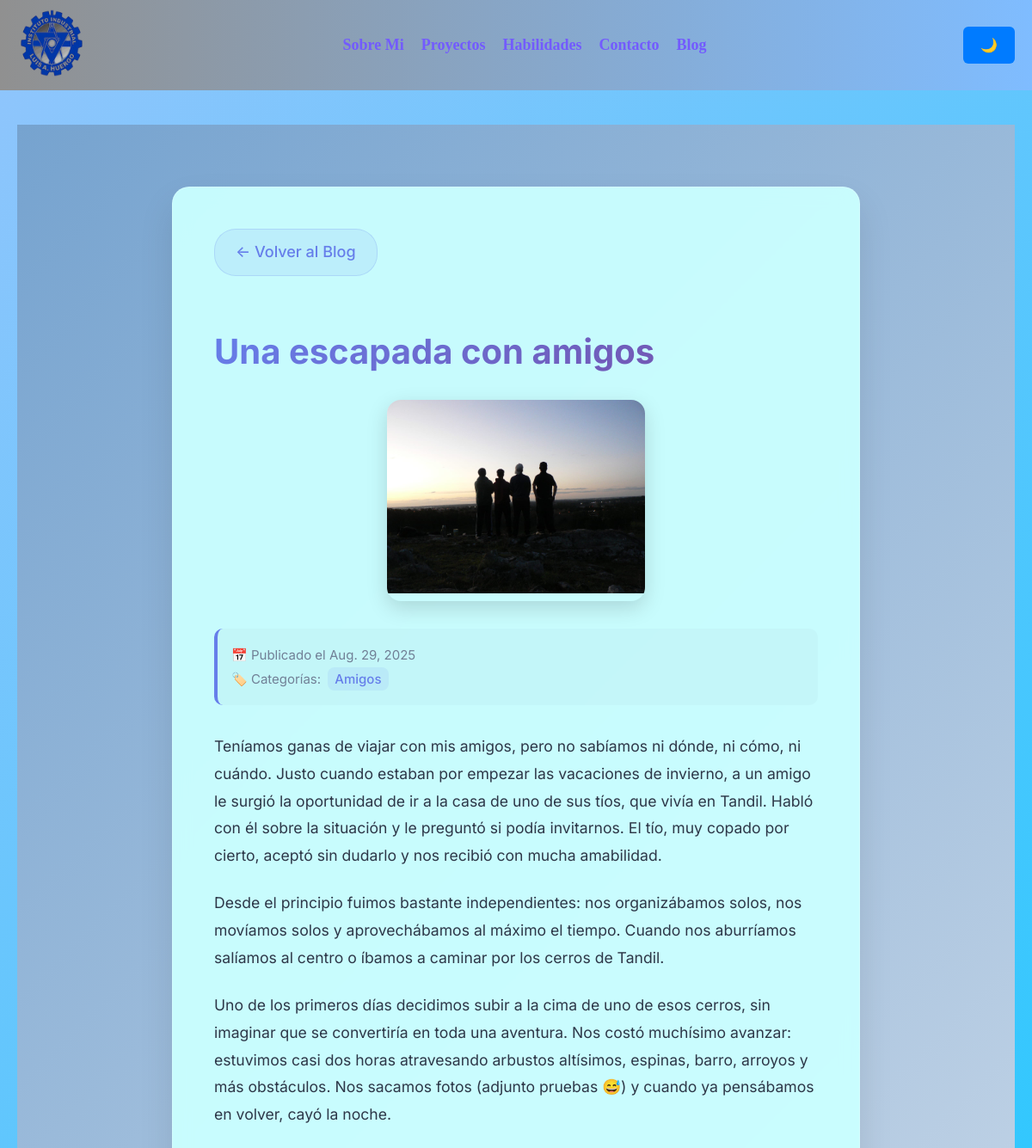
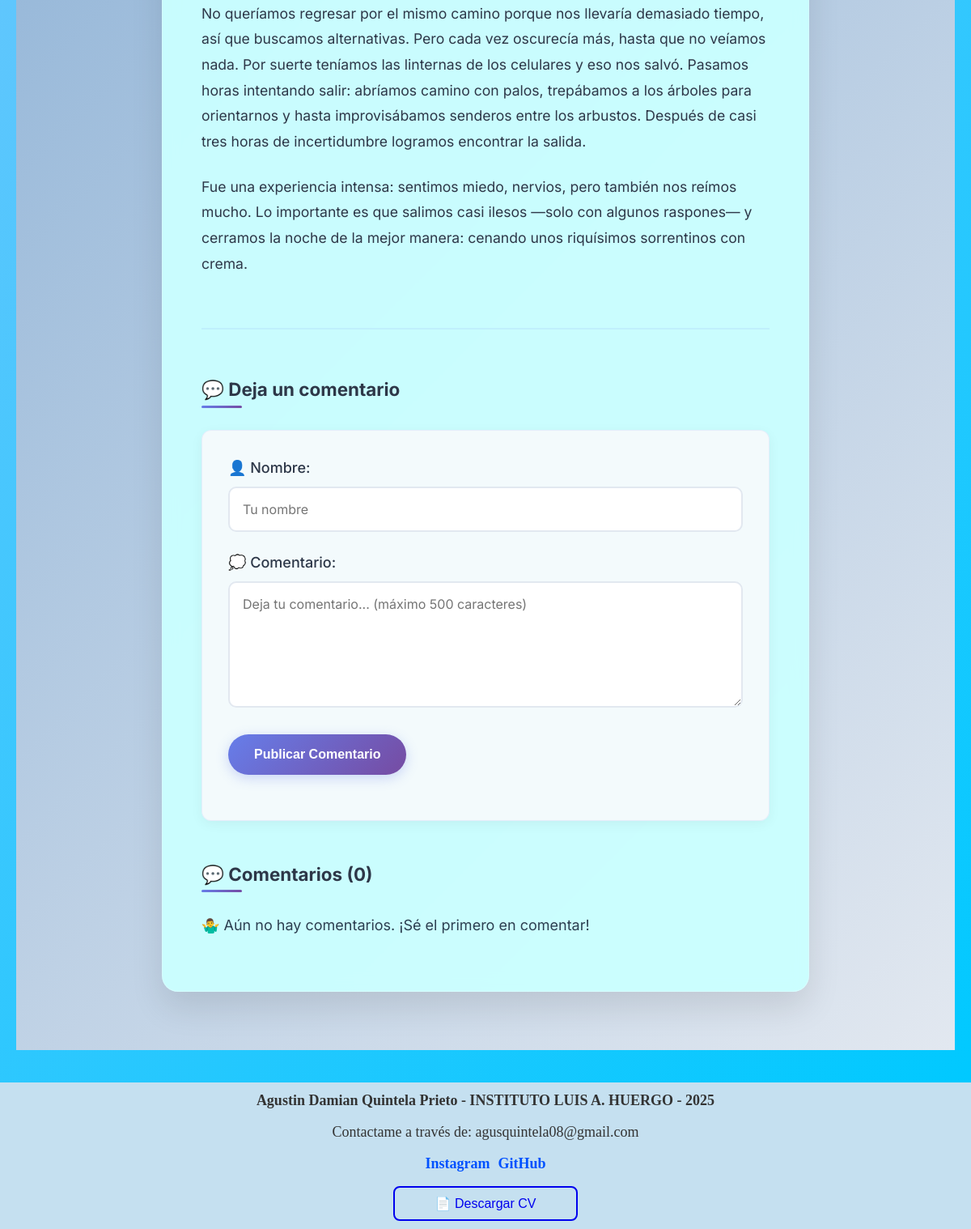
/blog/5/, run on the app's committed database (2 pictures, top to bottom).
### blog/models.py (models this page shows, shortened)
class Post(models.Model):
    title = models.CharField(max_length=255)
    body = models.TextField()
    created_on = models.DateTimeField(auto_now_add=True)
    last_modified = models.DateTimeField(auto_now=True)
    categories = models.ManyToManyField("Category", related_name="posts")
    portada = models.ImageField(upload_to="portadas/", blank=True, null=True)

class Category(models.Model):
    name = models.CharField(max_length=30)
    class Meta:
        verbose_name_plural = "categories"

### blog/views.py (the view)
# urls.py: path("<int:pk>/", views.blog_detail, name="detail"),
def blog_detail(request, pk):
    post = get_object_or_404(Post, pk=pk)
    comments = Comment.objects.filter(post=post).order_by("-created_on")
    if request.method == "POST":
        form = CommentForm(request.POST)
        if form.is_valid():
            Comment.objects.create(
                author=form.cleaned_data["author"],
                body=form.cleaned_data["body"],
                post=post,
            )
            return redirect("blog:detail", pk=post.pk)
    else:
        form = CommentForm()
    return render(request, "blog/detail.html", {
        "post": post,
        "comments": comments,
        "form": form,
    })

### blog/forms.py
class CommentForm(forms.Form):
    author = forms.CharField(
        max_length=60,
        widget=forms.TextInput(
            attrs={"class": "form-control", "placeholder": "Tu nombre"}
        ),
    )
    body = forms.CharField(
        max_length=500,  # Límite de 500 caracteres
        widget=forms.Textarea(
            attrs={
                "class": "form-control",
                "placeholder": "Deja tu comentario... (máximo 500 caracteres)",
                "maxlength": "500",  # Límite en el HTML también
                "rows": "6"
            }
        )
    )

### blog/templates/blog/detail.html (shortened to what this page needs)
{% extends "base.html" %}
{% load static %}
{% block content %}
<div class="blog-container">
    <div class="container">
        <div class="blog-post">
            <a href="{% url 'blog:index' %}" class="back-link">← Volver al Blog</a>
            <h1 class="post-title">{{ post.title }}</h1>
        {% if post.portada %}
        <div class="post-portada">
            <img src="{{ post.portada.url }}" alt="Portada de {{ post.title }}">
        </div>
        {% endif %}
            <div class="post-meta">
                <small>
                    📅 Publicado el {{ post.created_on.date }}
                    {% if post.categories.all %}
                        <br>🏷️ Categorías:
                        {% for category in post.categories.all %}
                            <a href="{% url 'blog:category' category.name %}">
                                {{ category.name }}
                            </a>
                        {% endfor %}
                    {% endif %}
                </small>
            </div>
            <div class="post-body">
                {{ post.body | linebreaks }}
            </div>
            <div class="comments-section">
                <h3>💬 Deja un comentario</h3>
                <form method="post" class="comment-form">
                    <div class="form-group">
                        <label for="id_author">👤 Nombre:</label>
                        {{ form.author }}
                    </div>
                    <div class="form-group">
                        <label for="id_body">💭 Comentario:</label>
                        {{ form.body }}
                    </div>
                    <div class="form-group">
                        <button type="submit" class="btn btn-primary">Publicar Comentario</button>
                    </div>
                </form>
                <h3>💬 Comentarios ({{ comments.count }})</h3>
                <div class="comments-list">
                    {% for comment in comments %}
                    <div class="comment">
                        <p><strong>👤 {{ comment.author }}</strong> • {{ comment.created_on.date }}</p>
                        <p>{{ comment.body | linebreaks }}</p>
                    </div>
                    {% empty %}
                    <div class="no-comments">
                        <p>🤷‍♂️ Aún no hay comentarios. ¡Sé el primero en comentar!</p>
                    </div>
                    {% endfor %}
                </div>
            </div>
        </div>
    </div>
</div>
{% endblock %}

### data on the page
Post: title "Una escapada con amigos", portada (picture), created_on "Aug. 29, 2025", body "Teníamos ganas de viajar con mis amigos, pero no sabíamos ni dónde, ni cómo, ni cuándo. Justo cuando estaban por empezar las vacaciones de invierno, a un amigo le surgió la oportunidad de ir a la casa de uno de sus tíos, que vivía en Tandil. Habló con él sobre la situación y le preguntó si podía invitarnos. El tío, muy copado por cierto, aceptó sin dudarlo y nos recibió con mucha amabilidad. Desde el principio fuimos bastante independientes: nos organizábamos solos, nos movíamos solos y aprovechábamos al máximo el tiempo. Cuando nos aburríamos salíamos al centro o íbamos a caminar por los cerros de Tandil. Uno de los primeros días decidimos subir a la cima de uno de esos cerros, sin…"
Category: name "Amigos"

### other printed values
{{ comments.count }} "0"
